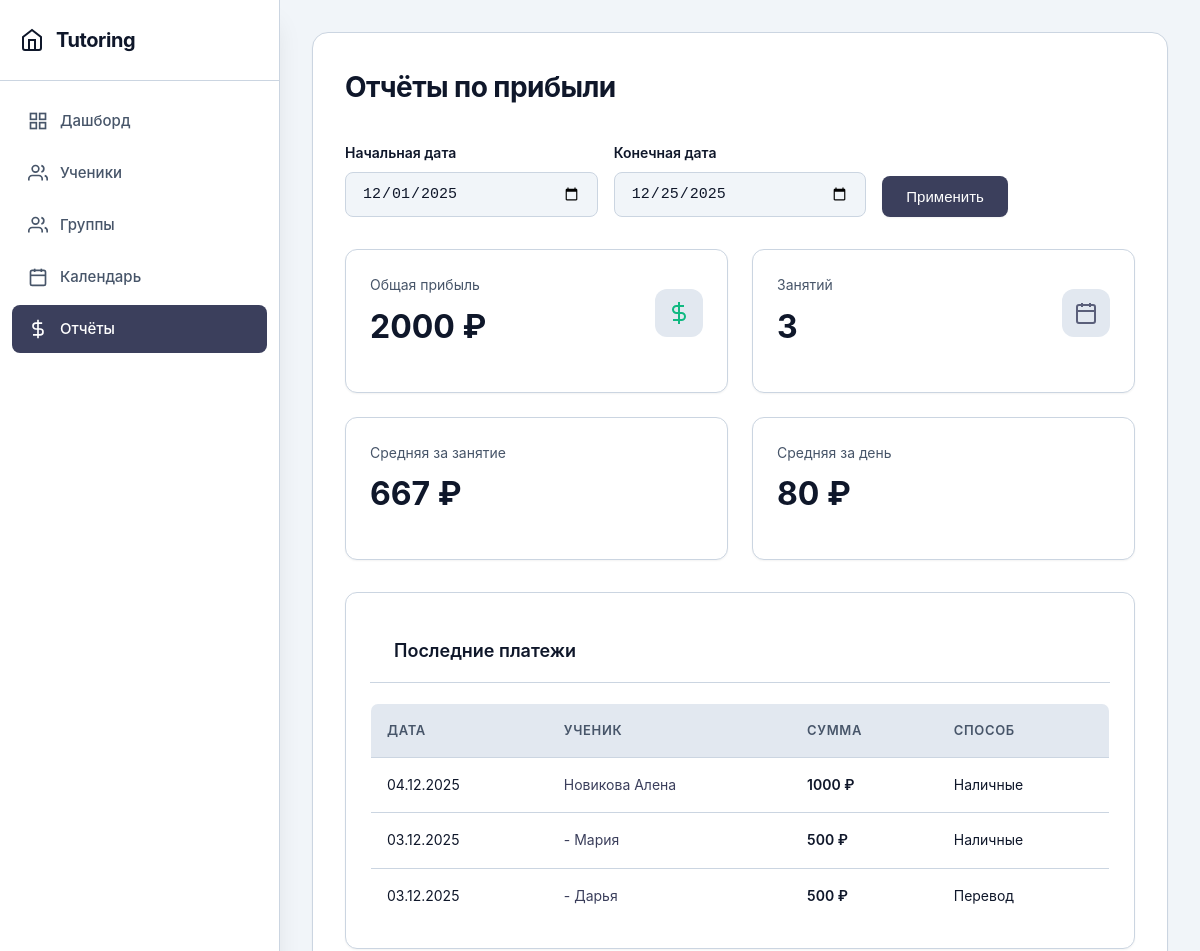
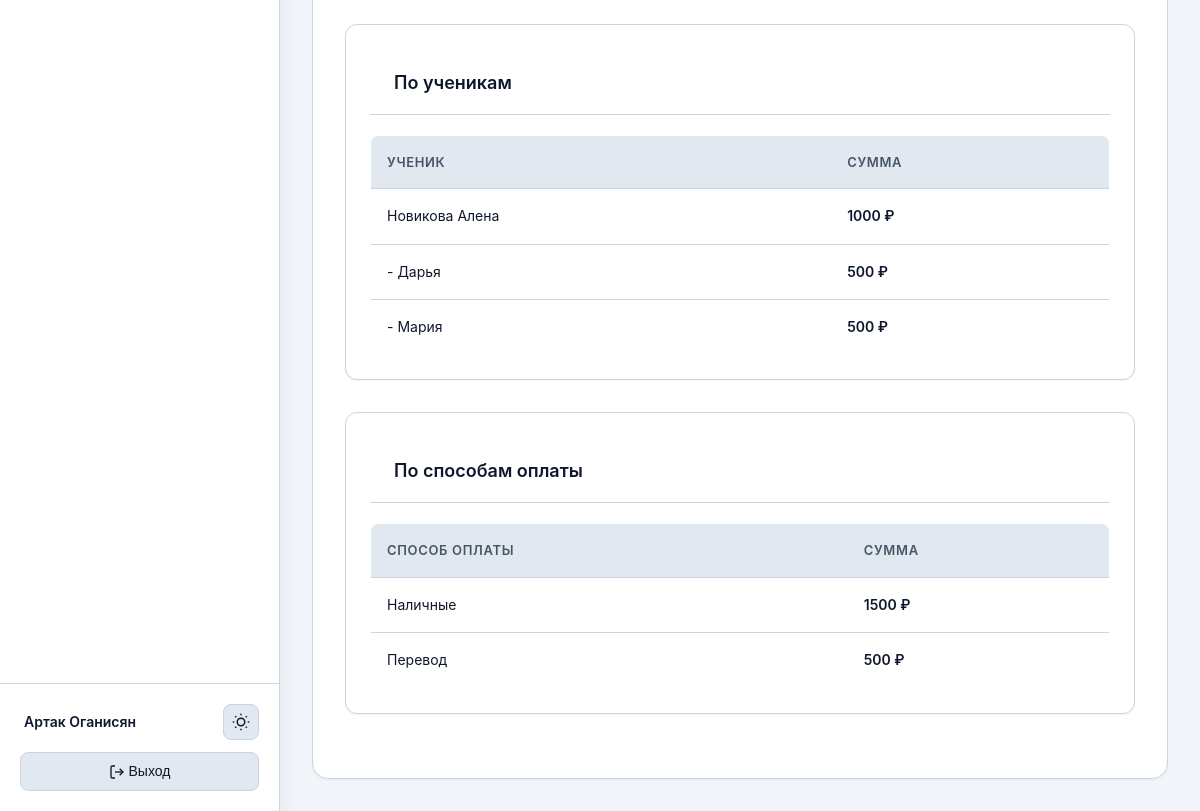
The app's page /reports/profit/ (signed in), older data (2 pictures, top to bottom).
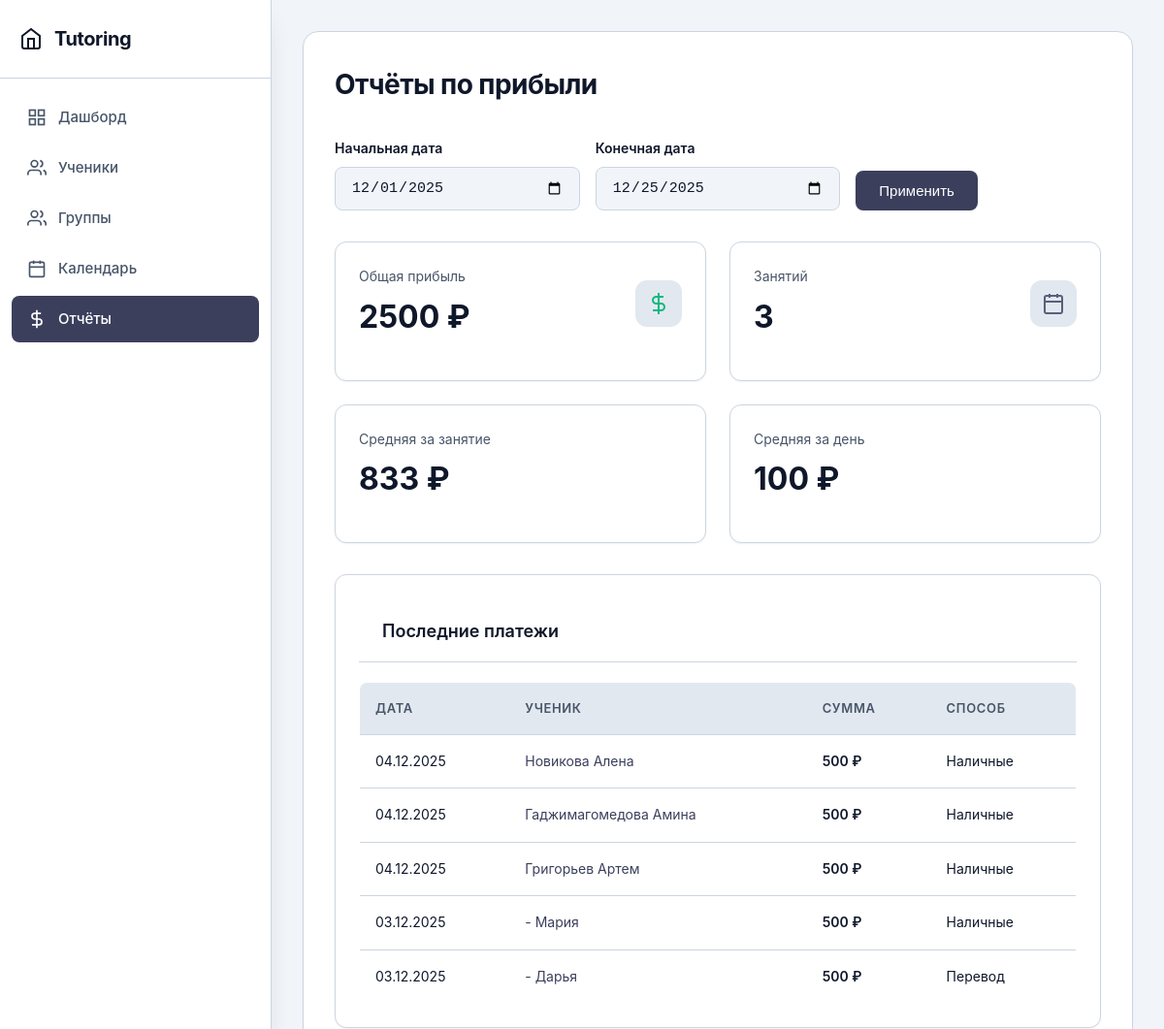
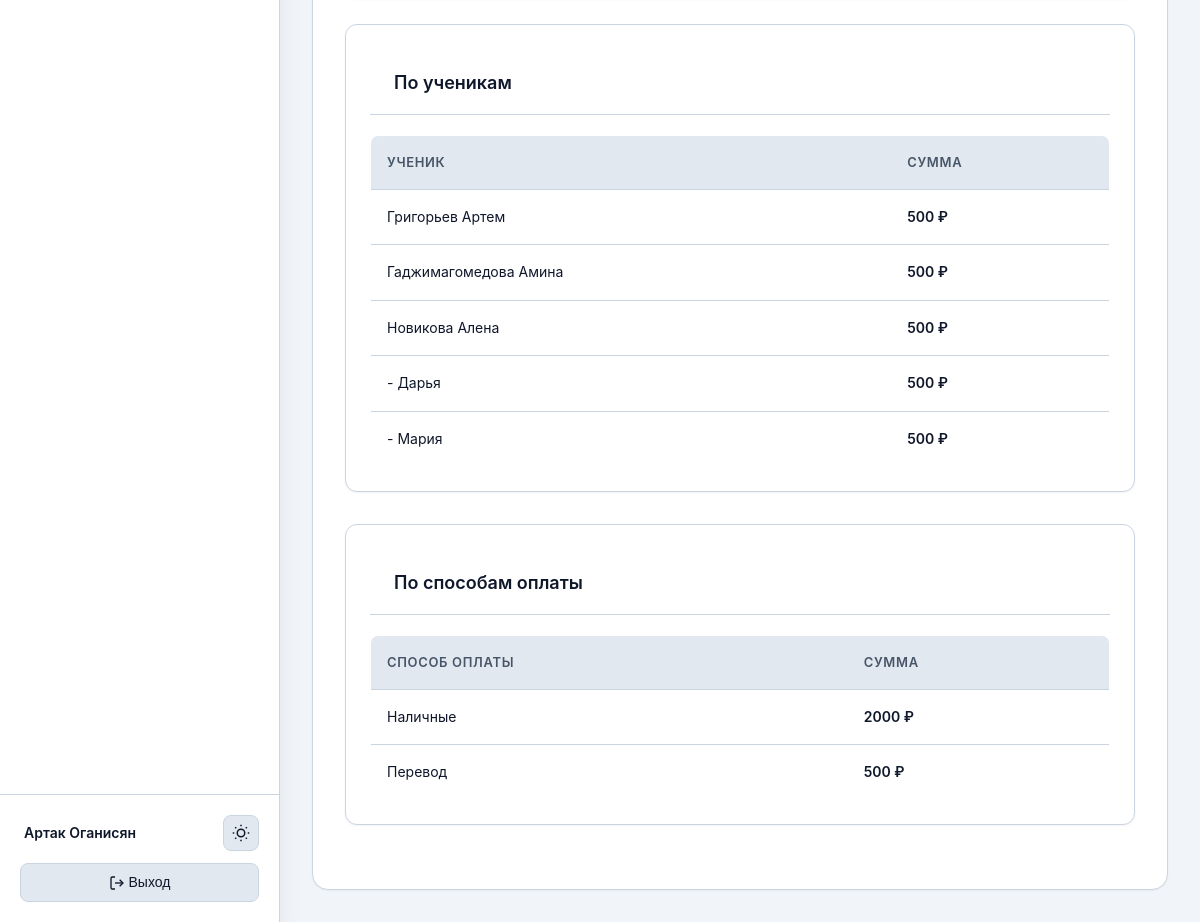
The same page, newer data (2 pictures, top to bottom).
### main/models.py (models this page shows, shortened)
class Payment(models.Model):
    PAYMENT_METHOD_CHOICES = [
        ('cash', 'Наличные'),
        ('transfer', 'Перевод'),
        ('balance', 'Списано с предоплаты'),
    ]
    student = models.ForeignKey(Student, on_delete=models.CASCADE, related_name='payments', verbose_name='Ученик')
    lesson = models.ForeignKey(Lesson, on_delete=models.SET_NULL, null=True, blank=True, related_name='payments', verbose_name='Занятие')
    amount = models.DecimalField(max_digits=10, decimal_places=2, validators=[MinValueValidator(Decimal('0.01'))], verbose_name='Сумма')
    payment_date = models.DateField(verbose_name='Дата оплаты')
    payment_method = models.CharField(max_length=20, choices=PAYMENT_METHOD_CHOICES, default='cash', verbose_name='Способ оплаты')
    notes = models.TextField(blank=True, verbose_name='Заметки')
    created_at = models.DateTimeField(auto_now_add=True, verbose_name='Дата создания')
    is_balance_payment = models.BooleanField(default=False, verbose_name='Оплата с предоплаты')
    class Meta:
        verbose_name = 'Оплата'
        verbose_name_plural = 'Оплаты'
        ordering = ['-payment_date', '-created_at']

class Student(models.Model):
    tutor = models.ForeignKey(Tutor, on_delete=models.CASCADE, related_name='students', verbose_name='Репетитор')
    groups = models.ManyToManyField(StudentGroup, related_name='students', blank=True, verbose_name='Группы')
    first_name = models.CharField(max_length=100, verbose_name='Имя')
    last_name = models.CharField(max_length=100, verbose_name='Фамилия')
    phone = models.CharField(max_length=20, blank=True, null=True, verbose_name='Телефон')
    telegram = models.CharField(max_length=20, blank=True, null=True, verbose_name='Телеграм')
    created_at = models.DateTimeField(auto_now_add=True, verbose_name='Дата создания')
    updated_at = models.DateTimeField(auto_now=True, verbose_name='Дата обновления')
    grade = models.CharField(max_length=10, blank=True, null=True, verbose_name='Класс')
    notes = models.TextField(blank=True, verbose_name='Заметки')
    is_active = models.BooleanField(default=True, verbose_name='Активен')
    prepaid_balance = models.DecimalField(
        max_digits=10,
        decimal_places=2,
        default=Decimal('0.00'),
        verbose_name='Баланс предоплаты'
    )
    class Meta:
        verbose_name = 'Ученик'
        verbose_name_plural = 'Ученики'
        ordering = ['last_name', 'first_name']

### main/views.py (the view)
# urls.py: path('reports/profit/', views.profit_report, name='profit_report'),
@login_required
def profit_report(request):
    tutor = get_tutor(request)
    if not tutor:
        messages.error(request, 'Профиль репетитора не найден.')
        return redirect('dashboard')
    today = timezone.now().date()
    default_start = today.replace(day=1)
    default_end = today
    start_date_str = request.GET.get('start_date')
    end_date_str = request.GET.get('end_date')
    start_date = default_start
    end_date = default_end
    try:
        if start_date_str:
            start_date = datetime.strptime(start_date_str, '%Y-%m-%d').date()
        if end_date_str:
            end_date = datetime.strptime(end_date_str, '%Y-%m-%d').date()
    except (ValueError, TypeError):
        messages.warning(request, 'Неверный формат дат, использован период по умолчанию.')
    if start_date > end_date:
        start_date, end_date = end_date, start_date
    payments_qs = Payment.objects.filter(
        student__tutor=tutor,
        is_balance_payment=False,
        payment_date__gte=start_date,
        payment_date__lte=end_date,
    ).select_related('student', 'lesson').order_by('-payment_date', '-created_at')
    total_profit = payments_qs.aggregate(total=Sum('amount'))['total'] or Decimal('0.00')
    profit_by_method = payments_qs.values('payment_method').annotate(total=Sum('amount')).order_by()
    profit_by_day = payments_qs.values('payment_date').annotate(total=Sum('amount')).order_by('payment_date')
    profit_by_student = payments_qs.values(
        'student__id',
        'student__first_name',
        'student__last_name',
    ).annotate(total=Sum('amount')).order_by('-total')
    lessons_count = tutor.get_lessons_count(start_date=start_date, end_date=end_date)
    days_count = (end_date - start_date).days + 1
    avg_per_lesson = total_profit / lessons_count if lessons_count else Decimal('0.00')
    avg_per_day = total_profit / days_count if days_count else Decimal('0.00')
    return render(request, 'main/profit_report.html', {
        'tutor': tutor,
        'start_date': start_date,
        'end_date': end_date,
        'payments': payments_qs[:200],
        'total_profit': total_profit,
        'profit_by_method': profit_by_method,
        'profit_by_day': profit_by_day,
        'profit_by_student': profit_by_student,
        'lessons_count': lessons_count,
        'avg_per_lesson': avg_per_lesson,
        'avg_per_day': avg_per_day,
        'days_count': days_count,
    })

### main/models.py (called while the page is built)
    def get_lessons_count(self, start_date=None, end_date=None):
        lessons = self.lessons.filter(attendances__isnull=False).distinct()
        if start_date:
            lessons = lessons.filter(date__gte=start_date)
        if end_date:
            lessons = lessons.filter(date__lte=end_date)
        return lessons.count()

### main/views.py (called while the page is built)
def get_tutor(request):
    if request.user.is_authenticated:
        try:
            return request.user.tutor
        except Tutor.DoesNotExist:
            return None
    return None

### main/templates/main/profit_report.html (shortened to what the changed rows need)
{% extends 'main/base.html' %}
{% block content %}
<div class="page-header">
    <h1>Отчёты по прибыли</h1>
</div>
<div style="display: grid; grid-template-columns: repeat(auto-fit, minmax(250px, 1fr)); gap: 24px; margin-bottom: 32px;">
    <div class="card">
        <div style="display: flex; align-items: center; justify-content: space-between; margin-bottom: 16px;">
            <div>
                <p style="font-size: 14px; color: var(--text-secondary); margin-bottom: 4px;">Общая прибыль</p>
                <h2 style="font-size: 32px; font-weight: 700; color: var(--text); margin: 0;">{{ total_profit|floatformat:0 }} ₽</h2>
            </div>
        </div>
    </div>
    <div class="card">
        <div style="display: flex; align-items: center; justify-content: space-between; margin-bottom: 16px;">
            <div>
                <h2 style="font-size: 32px; font-weight: 700; color: var(--text); margin: 0;">{{ lessons_count }}</h2>
            </div>
        </div>
    </div>
    <div class="card">
        <div style="display: flex; align-items: center; justify-content: space-between; margin-bottom: 16px;">
            <div>
                <p style="font-size: 14px; color: var(--text-secondary); margin-bottom: 4px;">Средняя за занятие</p>
                <h2 style="font-size: 32px; font-weight: 700; color: var(--text); margin: 0;">{{ avg_per_lesson|floatformat:0 }} ₽</h2>
            </div>
        </div>
    </div>
    <div class="card">
        <div style="display: flex; align-items: center; justify-content: space-between; margin-bottom: 16px;">
            <div>
                <p style="font-size: 14px; color: var(--text-secondary); margin-bottom: 4px;">Средняя за день</p>
                <h2 style="font-size: 32px; font-weight: 700; color: var(--text); margin: 0;">{{ avg_per_day|floatformat:0 }} ₽</h2>
            </div>
        </div>
    </div>
</div>
{% if payments %}
<div class="card">
    <table>
        <thead>
            <tr>
                <th>Дата</th>
                <th>Ученик</th>
                <th>Сумма</th>
                <th>Способ</th>
            </tr>
        </thead>
        <tbody>
            {% for payment in payments %}
            <tr>
                <td>{{ payment.payment_date|date:"d.m.Y" }}</td>
                <td>
                    <a href="{% url 'student_detail' payment.student.pk %}" style="color: var(--primary); text-decoration: none;">
                        {{ payment.student.last_name }} {{ payment.student.first_name }}
                    </a>
                </td>
                <td style="font-weight: 600;">{{ payment.amount|floatformat:0 }} ₽</td>
                <td>{{ payment.get_payment_method_display }}</td>
            </tr>
            {% endfor %}
        </tbody>
    </table>
</div>
{% endif %}
<br>
{% if profit_by_student %}
<div class="card" style="margin-bottom: 32px;">
    <table>
        <thead>
            <tr>
                <th>Ученик</th>
                <th>Сумма</th>
            </tr>
        </thead>
        <tbody>
            {% for item in profit_by_student %}
            <tr>
                <td>{{ item.student__last_name }} {{ item.student__first_name }}</td>
                <td style="font-weight: 600;">{{ item.total|floatformat:0 }} ₽</td>
            </tr>
            {% endfor %}
        </tbody>
    </table>
</div>
{% endif %}
{% if profit_by_method %}
<div class="card" style="margin-bottom: 32px;">
    <table>
        <thead>
            <tr>
                <th>Способ оплаты</th>
                <th>Сумма</th>
            </tr>
        </thead>
        <tbody>
            {% for item in profit_by_method %}
            <tr>
                <td>
                    {% if item.payment_method == 'cash' %}Наличные
                    {% elif item.payment_method == 'transfer' %}Перевод
                    {% else %}{{ item.payment_method }}
                    {% endif %}
                </td>
                <td style="font-weight: 600;">{{ item.total|floatformat:0 }} ₽</td>
            </tr>
            {% endfor %}
        </tbody>
    </table>
</div>
{% endif %}
{% endblock %}

Row changes from the older to the newer data that the page shows:
removed Payment: payment_date "04.12.2025", student.last_name "Новикова", student.first_name "Алена", amount "1000", payment_method "Наличные"
added Payment: payment_date "04.12.2025", student.last_name "Новикова", student.first_name "Алена", amount "500", payment_method "Наличные"
added Payment: payment_date "04.12.2025", student.last_name "Гаджимагомедова", student.first_name "Амина", amount "500", payment_method "Наличные"
added Payment: payment_date "04.12.2025", student.last_name "Григорьев", student.first_name "Артем", amount "500", payment_method "Наличные"
now on this page (row unchanged): Student: student__last_name "Григорьев", student__first_name "Артем", total "500"
now on this page (row unchanged): Student: student__last_name "Гаджимагомедова", student__first_name "Амина", total "500"
computed for Student "Новикова": total "1000" → "500"
Text that changed along with them:
{{ total_profit|floatformat:0 }}: "2000" → "2500"
{{ avg_per_lesson|floatformat:0 }}: "667" → "833"
{{ avg_per_day|floatformat:0 }}: "80" → "100"
new list line: "Наличные 2000 ₽"
list line gone: "Наличные 1500 ₽"
